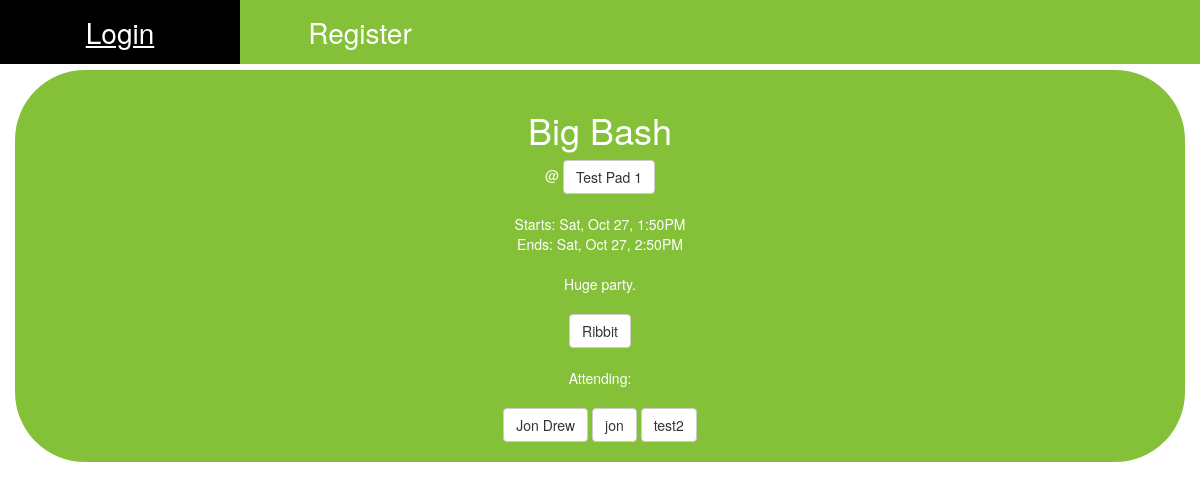
The app's page /events/big-bash_m4lkopnzey/, older data.
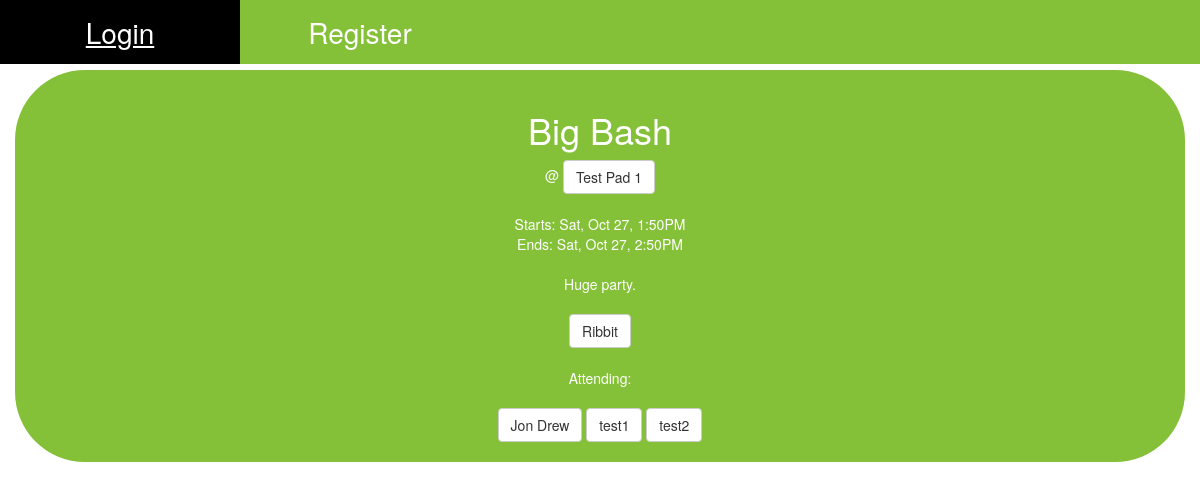
The same page, newer data.
### hoppers/models.py (models this page shows, shortened)
class Hopper(models.Model):
    user            = models.OneToOneField(User, null=True, on_delete=models.SET_NULL)
    listens_to      = models.ManyToManyField('self', through='Pair', symmetrical=False)
    anonymous       = models.BooleanField(default=True)
    email           = models.EmailField(null=True, max_length=100)
    name            = models.CharField(null=True, max_length=100)
    birth_date      = models.DateField(null=True, blank=True)
    includes        = models.TextField(null=True, blank=True)
    excludes        = models.TextField(null=True, blank=True)
    slug            = models.SlugField(null=True, blank=True, unique=True, editable=False)
    created_at      = models.DateTimeField(default=timezone.now)
    image           = models.ImageField(null=True, blank=True)
    def __str__(self):
        if self.anonymous:
            return str(self.user.username)
        else:
            return str(self.name)
    def get_absolute_url(self):
        return reverse('hoppers:read', kwargs={'slug': self.slug})

### events/views.py (the view)
# urls.py: url(r'^(?P<slug>[\w-]+)/$', EventDetailSlugView.as_view(), name='read'),
class EventDetailSlugView(DetailView):
    template_name = 'events/detail.html'
    def get_object(self, *args, **kwargs):
        request = self.request
        slug = self.kwargs.get('slug')
        try:
            instance = Event.objects.get(slug=slug, active=True)
        except Event.DoesNotExist:
            raise Http404('Event does not exist')
        except Event.MultipleObjectsReturned:
            qs = Event.objects.filter(slug=slug, active=True)
            instance = qs.first()
        except:
            raise Http404('Error in slug view')
        return instance

### events/models.py (called while the page is built)
    def create_ribbit(self):
        return reverse('events:create_ribbit', kwargs={'event': self.slug})

    def get_attending_list(self):
        attending_list = self.attending.all()
        return Hopper.objects.filter(id__in=attending_list)

### pads/models.py (called while the page is built)
    def __str__(self):
        return str(self.name)

    def get_absolute_url(self):
        return reverse('pads:read', kwargs={'slug': self.slug})

### events/templates/events/detail.html (shortened to what this page needs)
{% extends "base.html" %}
{% load static %}
{% block content %}
  <div class="card text-center">
    <div class="card-body">
      <h1>{{ object.title }}</h1>
      @
      <a href="{{ object.pad.get_absolute_url }}" class="btn btn-default"<span class="badge">{{ object.pad }}</span></a>
      Starts: {{ object.start|date:"D, M d, fA" }}
      Ends: {{ object.end|date:"D, M d, fA" }}
      {{ object.text }}
      {% if request.user.hopper not in object.get_attending_list %}
        <a href="{{ object.create_ribbit }}" class="btn btn-default"<span class="badge">Ribbit</span></a>
      {% endif %}
      Attending:
      {% for hopper in object.get_attending_list %}
        <a href="{{ hopper.get_absolute_url }}" class="btn btn-default"<span class="badge">{{ hopper }}</span></a>
      {% endfor %}
    </div>
  </div>
{% endblock %}

Row changes from the older to the newer data that the page shows:
changed Hopper: anonymous+name "jon" → "test1"
